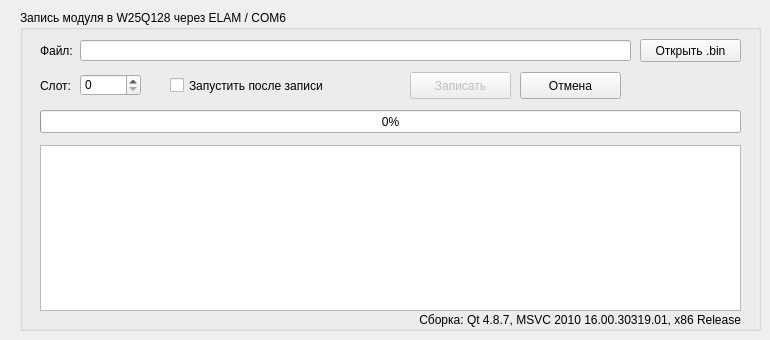
    <widget class="QWidget" name="tab_module_programming">
     <attribute name="title">
      <string>Программирование</string>
     </attribute>
     <widget class="QGroupBox" name="moduleProgramGroup">
      <property name="geometry">
       <rect>
        <x>20</x>
        <y>10</y>
        <width>741</width>
        <height>321</height>
       </rect>
      </property>
      <property name="title">
       <string>Запись модуля в W25Q128 через ELAM / COM6</string>
      </property>
      <widget class="QLabel" name="moduleFileLabel">
       <property name="geometry">
        <rect><x>20</x><y>30</y><width>41</width><height>21</height></rect>
       </property>
       <property name="text"><string>Файл:</string></property>
      </widget>
      <widget class="QLineEdit" name="moduleFile">
       <property name="geometry">
        <rect><x>60</x><y>30</y><width>551</width><height>21</height></rect>
       </property>
       <property name="readOnly"><bool>true</bool></property>
      </widget>
      <widget class="QPushButton" name="moduleOpen">
       <property name="geometry">
        <rect><x>620</x><y>29</y><width>101</width><height>23</height></rect>
       </property>
       <property name="text"><string>Открыть .bin</string></property>
      </widget>
      <widget class="QLabel" name="moduleSlotLabel">
       <property name="geometry">
        <rect><x>20</x><y>65</y><width>41</width><height>21</height></rect>
       </property>
       <property name="text"><string>Слот:</string></property>
      </widget>
      <widget class="QSpinBox" name="moduleSlot">
       <property name="geometry">
        <rect><x>60</x><y>64</y><width>61</width><height>22</height></rect>
       </property>
       <property name="maximum"><number>19</number></property>
      </widget>
      <widget class="QCheckBox" name="moduleAutoStart">
       <property name="geometry">
        <rect><x>150</x><y>65</y><width>191</width><height>21</height></rect>
       </property>
      <property name="text"><string>Запустить после записи</string></property>
      <property name="toolTip">
       <string>После успешной записи отправить команду 0xA503 и дождаться состояния 7 «работает»</string>
      </property>
      </widget>
      <widget class="QPushButton" name="moduleWrite">
       <property name="geometry">
        <rect><x>390</x><y>62</y><width>101</width><height>27</height></rect>
       </property>
       <property name="text"><string>Записать</string></property>
       <property name="enabled"><bool>false</bool></property>
      </widget>
      <widget class="QPushButton" name="moduleCancel">
       <property name="geometry">
        <rect><x>500</x><y>62</y><width>101</width><height>27</height></rect>
       </property>
       <property name="text"><string>Отмена</string></property>
      </widget>
      <widget class="QProgressBar" name="moduleProgress">
       <property name="geometry">
        <rect><x>20</x><y>100</y><width>701</width><height>23</height></rect>
       </property>
       <property name="value"><number>0</number></property>
      </widget>
      <widget class="QTextEdit" name="moduleLog">
       <property name="geometry">
        <rect><x>20</x><y>135</y><width>701</width><height>166</height></rect>
       </property>
       <property name="readOnly"><bool>true</bool></property>
      </widget>
      <widget class="QLabel" name="moduleCompilerLabel">
       <property name="geometry">
        <rect><x>20</x><y>302</y><width>701</width><height>16</height></rect>
       </property>
       <property name="text">
        <string>Сборка: Qt 4.8.7, MSVC 2010 16.00.30319.01, x86 Release</string>
       </property>
       <property name="alignment">
        <set>Qt::AlignRight|Qt::AlignTrailing|Qt::AlignVCenter</set>
       </property>
      </widget>
      </widget>
     </widget>
